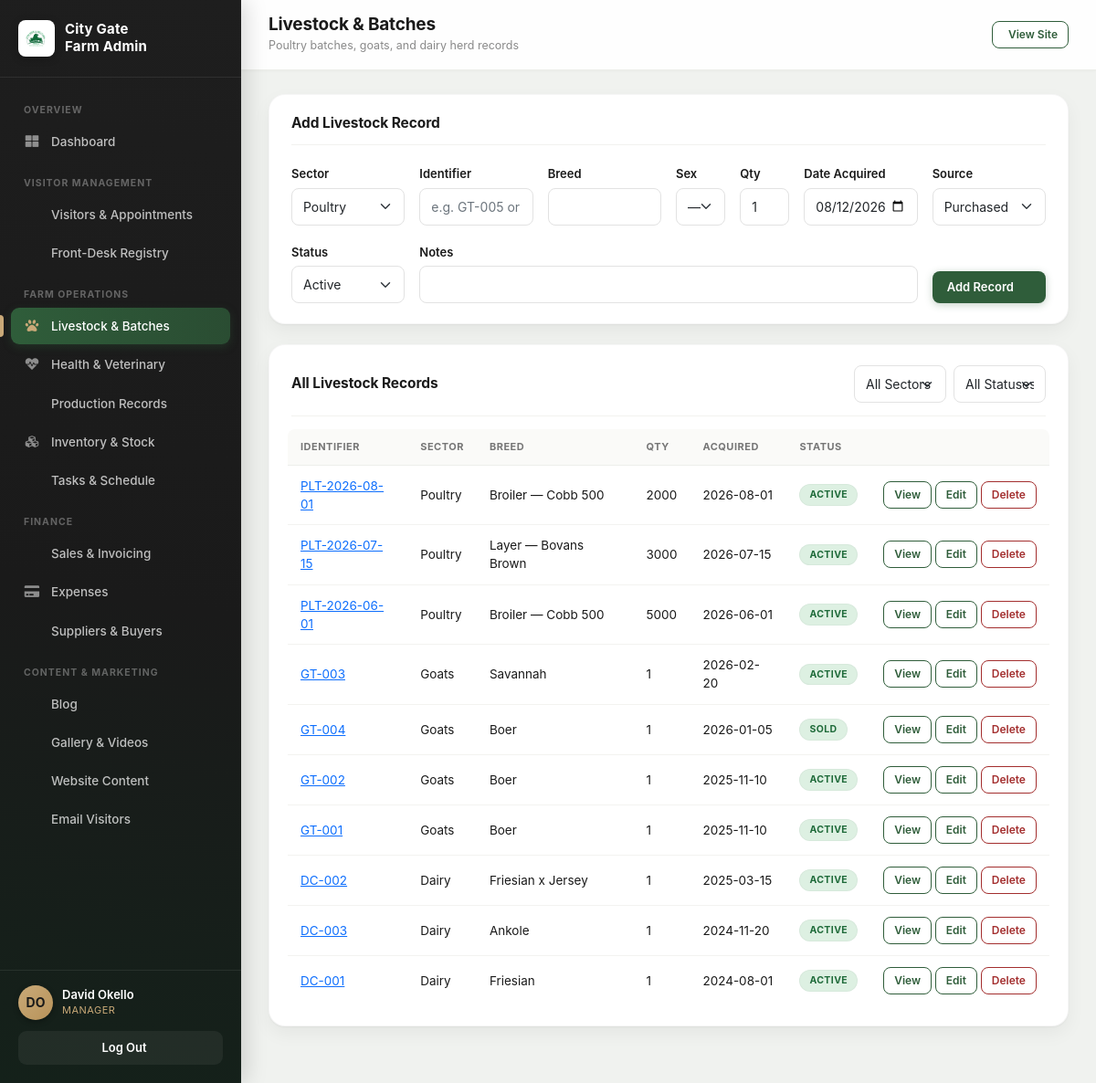
The page /admin/livestock.php (signed in) on the database its author committed.
### tables this page shows
CREATE TABLE `livestock_records` (
  `id` int(11) NOT NULL AUTO_INCREMENT,
  `sector` enum('Poultry','Goats','Dairy') NOT NULL,
  `identifier` varchar(60) NOT NULL,
  `breed` varchar(100) DEFAULT NULL,
  `sex` enum('Male','Female') DEFAULT NULL,
  `quantity` int(11) NOT NULL DEFAULT 1,
  `date_acquired` date NOT NULL,
  `source` enum('Hatched','Purchased','Born') NOT NULL DEFAULT 'Purchased',
  `status` enum('Active','Sold','Deceased') NOT NULL DEFAULT 'Active',
  `notes` text DEFAULT NULL,
  `created_by` int(11) DEFAULT NULL,
  `created_at` datetime NOT NULL DEFAULT current_timestamp(),
  `updated_at` datetime NOT NULL DEFAULT current_timestamp() ON UPDATE current_timestamp(),
  PRIMARY KEY (`id`),
  UNIQUE KEY `identifier` (`identifier`),
  KEY `created_by` (`created_by`),
  CONSTRAINT `livestock_records_ibfk_1` FOREIGN KEY (`created_by`) REFERENCES `users` (`id`) ON DELETE SET NULL
);

### includes/auth.php (called while the page is built, shortened)
<?php
function cg_current_user(): ?array {
   return $_SESSION['cg_user'] ?? null;
}
function cg_access(string $module): string {
   $user = cg_current_user();
   return CG_PERMISSIONS[$module][$user['role']] ?? 'hidden';
}
function cg_can(string $module, string $action = 'view'): bool {
   $level = cg_access($module);
   if ($action === 'view') return $level === 'full' || $level === 'read';
   return $level === 'full';
}

### admin/livestock.php (the view, shortened to what this page needs)
<?php
require_once __DIR__ . '/includes/header.php';
$canEdit = cg_can('livestock', 'full');
$where = [];
$params = [];
$whereSql = $where ? 'WHERE ' . implode(' AND ', $where) : '';
$stmt = $pdo->prepare("SELECT * FROM livestock_records $whereSql ORDER BY date_acquired DESC, id DESC");
$stmt->execute($params);
$records = $stmt->fetchAll();
$editRecord = null;
$viewRecord = null;
$healthRecords = [];
function cg_status_badge_class(string $status): string {
   return match ($status) {
      'Active' => 'cg-badge-active',
      'Sold' => 'cg-badge-approved',
      'Deceased' => 'cg-badge-rejected',
      default => 'cg-badge-draft',
   };
}
?>
<?php if ($viewRecord): ?>
<div class="cg-panel">
   <div class="cg-panel-head">
      <h2><?php echo htmlspecialchars($viewRecord['identifier']); ?> — <?php echo htmlspecialchars($viewRecord['sector']); ?></h2>
      <a href="livestock.php" class="cg-btn cg-btn-outline cg-btn-sm"><i class="fa fa-arrow-left"></i> Back to List</a>
   </div>
   <div class="row g-3 mb-2">
      <div class="col-md-3"><strong>Breed:</strong> <?php echo htmlspecialchars($viewRecord['breed'] ?: '—'); ?></div>
      <div class="col-md-3"><strong>Sex:</strong> <?php echo htmlspecialchars($viewRecord['sex'] ?: '—'); ?></div>
      <div class="col-md-3"><strong>Quantity:</strong> <?php echo (int) $viewRecord['quantity']; ?></div>
      <div class="col-md-3"><strong>Status:</strong> <span class="cg-badge <?php echo cg_status_badge_class($viewRecord['status']); ?>"><?php echo htmlspecialchars($viewRecord['status']); ?></span></div>
      <div class="col-md-3"><strong>Acquired:</strong> <?php echo htmlspecialchars($viewRecord['date_acquired']); ?> (<?php echo htmlspecialchars($viewRecord['source']); ?>)</div>
      <div class="col-md-9"><strong>Notes:</strong> <?php echo htmlspecialchars($viewRecord['notes'] ?: '—'); ?></div>
   </div>
</div>
<div class="cg-panel">
   <div class="cg-panel-head"><h2>Health & Veterinary History</h2></div>
   <div class="cg-table-wrap">
      <table class="cg-table">
         <thead><tr><th>Date</th><th>Type</th><th>Description</th><th>Next Due</th><th>Cost</th><th>Performed By</th></tr></thead>
         <tbody>
         <?php if (!$healthRecords): ?>
            <tr><td colspan="6" class="text-muted">No health records yet.</td></tr>
         <?php else: foreach ($healthRecords as $h): ?>
            <tr>
               <td><?php echo htmlspecialchars($h['record_date']); ?></td>
               <td><?php echo htmlspecialchars($h['record_type']); ?></td>
               <td><?php echo htmlspecialchars($h['description']); ?></td>
               <td><?php echo htmlspecialchars($h['next_due_date'] ?: '—'); ?></td>
               <td><?php echo $h['cost'] !== null ? 'UGX ' . number_format((float) $h['cost']) : '—'; ?></td>
               <td><?php echo htmlspecialchars($h['performed_by'] ?: '—'); ?></td>
            </tr>
         <?php endforeach; endif; ?>
         </tbody>
      </table>
   </div>
   <?php if ($canEdit): ?>
   <hr class="my-4">
   <h6 class="mb-3">Add Health Record</h6>
   <form method="post">
      <?php echo cg_csrf_field(); ?>
      <input type="hidden" name="action" value="add_health">
      <input type="hidden" name="livestock_id" value="<?php echo (int) $viewRecord['id']; ?>">
      <div class="row g-3">
         <div class="col-md-3">
            <label class="form-label">Type</label>
            <select name="record_type" class="form-select" required>
               <option value="Vaccination">Vaccination</option>
               <option value="Treatment">Treatment</option>
               <option value="Checkup">Checkup</option>
               <option value="Incident">Incident</option>
            </select>
         </div>
         <div class="col-md-5">
            <label class="form-label">Description</label>
            <input type="text" name="description" class="form-control" required>
         </div>
         <div class="col-md-2">
            <label class="form-label">Date</label>
            <input type="date" name="record_date" class="form-control" value="<?php echo date('Y-m-d'); ?>" required>
         </div>
         <div class="col-md-2">
            <label class="form-label">Next Due</label>
            <input type="date" name="next_due_date" class="form-control">
         </div>
         <div class="col-md-3">
            <label class="form-label">Cost (UGX)</label>
            <input type="number" step="0.01" name="cost" class="form-control">
         </div>
         <div class="col-md-4">
            <label class="form-label">Performed By</label>
            <input type="text" name="performed_by" class="form-control" placeholder="Vet / staff name">
         </div>
         <div class="col-md-2 d-flex align-items-end">
            <button type="submit" class="cg-btn cg-btn-primary w-100">Add Record</button>
         </div>
      </div>
   </form>
   <?php endif; ?>
</div>
<?php else: ?>
<?php if ($canEdit): ?>
<div class="cg-panel">
   <div class="cg-panel-head"><h2><?php echo $editRecord ? 'Edit Record' : 'Add Livestock Record'; ?></h2></div>
   <form method="post">
      <div class="row g-3">
         <div class="col-md-2">
            <label class="form-label">Sector</label>
            <select name="sector" class="form-select" required>
               <?php foreach (['Poultry', 'Goats', 'Dairy'] as $s): ?>
               <option value="<?php echo $s; ?>" <?php echo ($editRecord['sector'] ?? '') === $s ? 'selected' : ''; ?>><?php echo $s; ?></option>
               <?php endforeach; ?>
            </select>
         </div>
         <div class="col-md-2">
            <label class="form-label">Identifier</label>
            <input type="text" name="identifier" class="form-control" placeholder="e.g. GT-005 or PLT-2026-09-01" value="<?php echo htmlspecialchars($editRecord['identifier'] ?? ''); ?>" required>
         </div>
         <div class="col-md-2">
            <label class="form-label">Breed</label>
            <input type="text" name="breed" class="form-control" value="<?php echo htmlspecialchars($editRecord['breed'] ?? ''); ?>">
         </div>
         <div class="col-md-1">
            <label class="form-label">Sex</label>
            <select name="sex" class="form-select">
               <option value="">—</option>
            </select>
         </div>
         <div class="col-md-1">
            <label class="form-label">Qty</label>
            <input type="number" min="1" name="quantity" class="form-control" value="<?php echo (int) ($editRecord['quantity'] ?? 1); ?>" required>
         </div>
         <div class="col-md-2">
            <label class="form-label">Date Acquired</label>
            <input type="date" name="date_acquired" class="form-control" value="<?php echo htmlspecialchars($editRecord['date_acquired'] ?? date('Y-m-d')); ?>" required>
         </div>
         <div class="col-md-2">
            <label class="form-label">Source</label>
            <select name="source" class="form-select">
               <?php foreach (['Purchased', 'Hatched', 'Born'] as $s): ?>
               <option value="<?php echo $s; ?>" <?php echo ($editRecord['source'] ?? 'Purchased') === $s ? 'selected' : ''; ?>><?php echo $s; ?></option>
               <?php endforeach; ?>
            </select>
         </div>
         <div class="col-md-2">
            <label class="form-label">Status</label>
            <select name="status" class="form-select">
               <?php foreach (['Active', 'Sold', 'Deceased'] as $s): ?>
               <option value="<?php echo $s; ?>" <?php echo ($editRecord['status'] ?? 'Active') === $s ? 'selected' : ''; ?>><?php echo $s; ?></option>
               <?php endforeach; ?>
            </select>
         </div>
         <div class="col-md-8">
            <label class="form-label">Notes</label>
            <input type="text" name="notes" class="form-control" value="<?php echo htmlspecialchars($editRecord['notes'] ?? ''); ?>">
         </div>
         <div class="col-md-2 d-flex align-items-end">
            <button type="submit" class="cg-btn cg-btn-primary w-100"><?php echo $editRecord ? 'Save Changes' : 'Add Record'; ?></button>
         </div>
      </div>
   </form>
</div>
<?php endif; ?>
<div class="cg-panel">
   <div class="cg-panel-head">
      <h2>All Livestock Records</h2>
      <form method="get" class="d-flex gap-2">
         <select name="sector" class="form-select form-select-sm" onchange="this.form.submit()">
            <option value="">All Sectors</option>
         </select>
         <select name="status" class="form-select form-select-sm" onchange="this.form.submit()">
            <option value="">All Statuses</option>
         </select>
      </form>
   </div>
   <div class="cg-table-wrap">
      <table class="cg-table">
         <thead><tr><th>Identifier</th><th>Sector</th><th>Breed</th><th>Qty</th><th>Acquired</th><th>Status</th><th></th></tr></thead>
         <tbody>
         <?php if (!$records): ?>
            <tr><td colspan="7" class="text-muted">No livestock records match this filter.</td></tr>
         <?php else: foreach ($records as $r): ?>
            <tr>
               <td><a href="livestock.php?id=<?php echo (int) $r['id']; ?>"><?php echo htmlspecialchars($r['identifier']); ?></a></td>
               <td><?php echo htmlspecialchars($r['sector']); ?></td>
               <td><?php echo htmlspecialchars($r['breed'] ?: '—'); ?></td>
               <td><?php echo (int) $r['quantity']; ?></td>
               <td><?php echo htmlspecialchars($r['date_acquired']); ?></td>
               <td><span class="cg-badge <?php echo cg_status_badge_class($r['status']); ?>"><?php echo htmlspecialchars($r['status']); ?></span></td>
               <td class="text-nowrap">
                  <a href="livestock.php?id=<?php echo (int) $r['id']; ?>" class="cg-btn cg-btn-outline cg-btn-sm">View</a>
                  <?php if ($canEdit): ?>
                  <a href="livestock.php?edit=<?php echo (int) $r['id']; ?>" class="cg-btn cg-btn-outline cg-btn-sm">Edit</a>
                  <form method="post" style="display:inline" onsubmit="return confirm('Delete this record?');">
                     <button type="submit" class="cg-btn cg-btn-danger cg-btn-sm">Delete</button>
                  </form>
                  <?php endif; ?>
               </td>
            </tr>
         <?php endforeach; endif; ?>
         </tbody>
      </table>
   </div>
</div>
<?php endif; ?>
<?php require_once __DIR__ . '/includes/footer.php'; ?>

### css/cg-theme.css (style rules this page uses)
:root { --farm-green: #2F5D3A; --farm-green-dark: #1F3F27; --cream: #FAF7F0; --earth: #C9A978; --charcoal: #1A1A1A; --white: #FFFFFF; --soft-shadow: 0 4px 14px rgba(26, 26, 26, 0.08); --cta-green: #C9A978; }
* { box-sizing: border-box; }
body { font-family: 'Inter', -apple-system, BlinkMacSystemFont, 'Segoe UI', sans-serif; color: var(--charcoal); background: var(--cream); overflow-x: hidden; }

### css/cg-admin.css (style rules this page uses)
.cg-admin-body { background: #F0F2EF; font-family: 'Inter', -apple-system, sans-serif; min-height: 100vh; }
.cg-panel { background: #fff; border-radius: 18px; box-shadow: 0 1px 2px rgba(26,26,26,0.04), 0 8px 20px rgba(26, 26, 26, 0.05); border: 1px solid rgba(26,26,26,0.04); padding: 22px 24px; margin-bottom: 22px; }
.cg-panel-head { display: flex; align-items: center; justify-content: space-between; margin-bottom: 18px; flex-wrap: wrap; gap: 10px; padding-bottom: 14px; border-bottom: 1px solid #f2f2ef; }
.cg-panel-head h2 { font-size: 15.5px; font-weight: 700; color: var(--charcoal); margin: 0; letter-spacing: -0.1px; }
.cg-table-wrap { overflow-x: auto; margin: -4px -4px 0; }
.cg-table { width: 100%; border-collapse: collapse; font-size: 13.5px; }
.cg-table th { text-align: left; padding: 11px 14px; background: #FAFAF8; color: #767676; font-weight: 700; font-size: 11px; text-transform: uppercase; letter-spacing: 0.5px; border-bottom: 1.5px solid #edeeeb; white-space: nowrap; }
.cg-table th:first-child { border-top-left-radius: 8px; }
.cg-table th:last-child { border-top-right-radius: 8px; }
.cg-table td { padding: 12px 14px; border-bottom: 1px solid #f3f3f0; color: var(--charcoal); vertical-align: middle; }
.cg-table tr:last-child td { border-bottom: none; }
.cg-badge { display: inline-block; padding: 4px 11px; border-radius: 100px; font-size: 10.5px; font-weight: 700; text-transform: uppercase; letter-spacing: 0.4px; box-shadow: inset 0 0 0 1px rgba(0,0,0,0.03); }
.cg-badge-approved { background: #DDF0E2; color: #1F6B3A; }
.cg-badge-active { background: #DDF0E2; color: #1F6B3A; }
.cg-btn { display: inline-flex; align-items: center; gap: 6px; padding: 8px 16px; border-radius: 8px; font-size: 13px; font-weight: 600; border: none; cursor: pointer; text-decoration: none; transition: all 0.2s ease; }
.cg-btn-primary { background: var(--farm-green); color: #fff; box-shadow: 0 2px 8px rgba(47, 93, 58, 0.28); }
.cg-btn-outline { background: #fff; color: var(--farm-green); border: 1.5px solid var(--farm-green); }
.cg-btn-danger { background: #fff; color: #A32E2E; border: 1.5px solid #A32E2E; }
.cg-btn-sm { padding: 5px 11px; font-size: 12px; }
.cg-admin-content .form-label { font-size: 13px; font-weight: 600; color: var(--charcoal); margin-bottom: 5px; }
.cg-admin-content .form-control, .cg-admin-content .form-select { border-radius: 8px; border: 1.5px solid #e2e2e2; font-size: 14px; padding: 9px 12px; }

### rows shown on the page
livestock_records: identifier "PLT-2026-08-01", sector "Poultry", breed "Broiler — Cobb 500", quantity "2000", date_acquired "2026-08-01", status "ACTIVE"
livestock_records: identifier "PLT-2026-07-15", sector "Poultry", breed "Layer — Bovans Brown", quantity "3000", date_acquired "2026-07-15", status "ACTIVE"
livestock_records: identifier "PLT-2026-06-01", sector "Poultry", breed "Broiler — Cobb 500", quantity "5000", date_acquired "2026-06-01", status "ACTIVE"
livestock_records: identifier "GT-003", sector "Goats", breed "Savannah", quantity "1", date_acquired "2026-02-20", status "ACTIVE"
livestock_records: identifier "GT-004", sector "Goats", breed "Boer", quantity "1", date_acquired "2026-01-05", status "SOLD"
livestock_records: identifier "GT-002", sector "Goats", breed "Boer", quantity "1", date_acquired "2025-11-10", status "ACTIVE"
livestock_records: identifier "GT-001", sector "Goats", breed "Boer", quantity "1", date_acquired "2025-11-10", status "ACTIVE"
livestock_records: identifier "DC-002", sector "Dairy", breed "Friesian x Jersey", quantity "1", date_acquired "2025-03-15", status "ACTIVE"
livestock_records: identifier "DC-003", sector "Dairy", breed "Ankole", quantity "1", date_acquired "2024-11-20", status "ACTIVE"
livestock_records: identifier "DC-001", sector "Dairy", breed "Friesian", quantity "1", date_acquired "2024-08-01", status "ACTIVE"

### other values the page prints
$groupLabel "OVERVIEW"
$item['label'] "Dashboard"
$groupLabel "VISITOR MANAGEMENT"
$item['label'] "Visitors & Appointments"
$item['label'] "Front-Desk Registry"
$groupLabel "FARM OPERATIONS"
$item['label'] "Livestock & Batches"
$item['label'] "Health & Veterinary"
$item['label'] "Production Records"
$item['label'] "Inventory & Stock"
$item['label'] "Tasks & Schedule"
$groupLabel "FINANCE"
$item['label'] "Sales & Invoicing"
$item['label'] "Expenses"
$item['label'] "Suppliers & Buyers"
